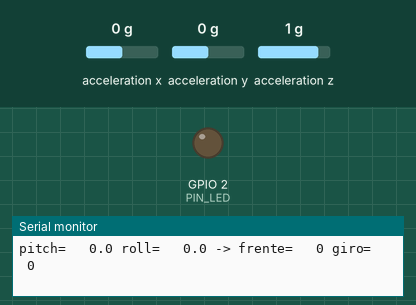
This sketch was run on a simulated ESP32. Shown: output pins drawn as LEDs (lit = HIGH), the last lines printed to the serial monitor. Wiring (inferred from the names in the program): MPU-6050 motion sensor at I2C address 0x68. The inputs (shaded band) are chosen by the test bench; at power-on: acceleration x 0 g, acceleration y 0 g, acceleration z 1 g.

Above: at 2.3 s.
2.4 s: acceleration x set to -0.3 g
At 3.6 s:
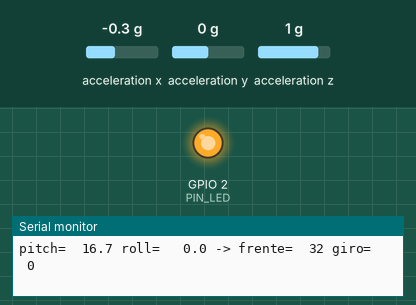
4.0 s: acceleration y set to -1.4 g
6.2 s: acceleration z set to -1.4 g
Timing chart, 0 to 9.2 s (numbered marks = the images above; inputs shaded):
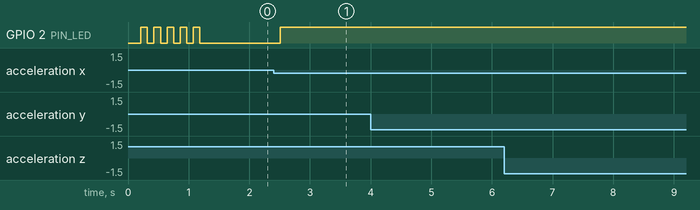

Measured:
- the behaviour switches between -0.1 and -0.2 g on acceleration x (found by bisection; images 0 and 1)
- after the input at 2.4 s, GPIO 2 (PIN_LED): LOW → HIGH after 0.11 s

The sketch:

controle_mpu6050.ino
```cpp
/*
 * CONTROLE POR INCLINACAO (ESP32 + MPU6050) -> Carrinho 2x NEMA 17 via ESP-NOW
 *
 * Inclinar para FRENTE  -> carrinho anda para frente
 * Inclinar para TRAS    -> carrinho anda para tras
 * Inclinar para os LADOS -> carrinho so GIRA no proprio eixo (esquerda/direita)
 * Quanto mais inclina, mais rapido (proporcional). Controle nivelado = parado.
 *
 * LIGACAO DO MPU6050 (ESP32 DevKit):
 *   VCC -> 3V3     GND -> GND     SDA -> GPIO21     SCL -> GPIO22
 *   (AD0 solto ou no GND = endereco 0x68)
 *   Monte o modulo com a seta X apontando para a FRENTE do controle e o chip para cima.
 *   Se montar diferente, use INVERTE_FRENTE / INVERTE_GIRO.
 *
 * CALIBRACAO: ao ligar, deixe o controle PARADO na posicao "neutra" (como voce
 * vai segurar) por ~1 s. Essa posicao vira o zero. O LED azul pisca enquanto calibra.
 *
 * Nao precisa de biblioteca extra: o MPU6050 e lido direto pelo Wire.
 */

#include <Wire.h>
#include <WiFi.h>
#include <esp_now.h>
#include <esp_wifi.h>

// ---------- Pacote (IGUAL ao do carrinho_espnow.ino) ----------
const uint32_t MAGICO = 0x0C7AB07E;  // troque nos DOIS codigos se tiver outro robo por perto
typedef struct __attribute__((packed)) {
  uint32_t magico;
  int8_t   frente;   // -100 (tras) .. +100 (frente)
  int8_t   giro;     // -100 (esquerda) .. +100 (direita)
  uint8_t  seq;
} Pacote;

// Broadcast: nao precisa descobrir o MAC do carrinho. O campo "magico" filtra.
uint8_t DESTINO[] = {0xFF, 0xFF, 0xFF, 0xFF, 0xFF, 0xFF};
const int CANAL_WIFI = 1;            // tem que ser o mesmo no carrinho

// ---------- MPU6050 ----------
const uint8_t MPU_ADDR = 0x68;
const int PIN_SDA = 21;
const int PIN_SCL = 22;

// ---------- Ajustes do controle ----------
const float ZONA_MORTA_GRAUS = 8.0;   // abaixo disso = parado (evita tremida da mao)
const float ANGULO_MAX_GRAUS = 35.0;  // inclinacao que da 100% de velocidade
const float FILTRO = 0.2;             // 0..1  menor = mais suave (e mais atrasado)
const bool  INVERTE_FRENTE = false;   // troque se frente/tras sair ao contrario
const bool  INVERTE_GIRO   = false;   // troque se esquerda/direita sair ao contrario
const unsigned long PERIODO_ENVIO_MS = 40;  // 25 pacotes/s

// Botao opcional de "homem-morto": so anda enquanto segura (GPIO -> botao -> GND).
const bool USAR_BOTAO = false;
const int  PIN_BOTAO  = 13;

const int PIN_LED = 2;  // LED azul do DevKit

float pitchZero = 0, rollZero = 0;
float pitchF = 0, rollF = 0;
uint8_t seq = 0;

void mpuEscreve(uint8_t reg, uint8_t val) {
  Wire.beginTransmission(MPU_ADDR);
  Wire.write(reg);
  Wire.write(val);
  Wire.endTransmission();
}

// Le o acelerometro e devolve pitch/roll em graus. Retorna false se o MPU nao responder.
bool lerAngulos(float &pitch, float &roll) {
  Wire.beginTransmission(MPU_ADDR);
  Wire.write(0x3B);  // ACCEL_XOUT_H
  if (Wire.endTransmission(false) != 0) return false;
  if (Wire.requestFrom(MPU_ADDR, (uint8_t)6) != 6) return false;
  uint8_t b[6];
  for (int i = 0; i < 6; i++) b[i] = Wire.read();  // le em ordem (H, L) de cada eixo
  int16_t ax = (int16_t)((b[0] << 8) | b[1]);
  int16_t ay = (int16_t)((b[2] << 8) | b[3]);
  int16_t az = (int16_t)((b[4] << 8) | b[5]);
  // Controle de mao quase parado: a gravidade domina, o acelerometro basta.
  pitch = atan2f(-(float)ax, sqrtf((float)ay * ay + (float)az * az)) * 57.2958f;
  roll  = atan2f((float)ay, (float)az) * 57.2958f;
  return true;
}

// Converte angulo em -100..100 com zona morta e saturacao.
int8_t anguloParaPct(float ang) {
  float a = fabsf(ang);
  if (a < ZONA_MORTA_GRAUS) return 0;
  float pct = (a - ZONA_MORTA_GRAUS) / (ANGULO_MAX_GRAUS - ZONA_MORTA_GRAUS) * 100.0f;
  if (pct > 100) pct = 100;
  if (pct < 1) pct = 1;
  return (int8_t)(ang > 0 ? pct : -pct);
}

void calibrar() {
  float sp = 0, sr = 0;
  int n = 0;
  for (int i = 0; i < 100; i++) {
    float p, r;
    if (lerAngulos(p, r)) { sp += p; sr += r; n++; }
    digitalWrite(PIN_LED, (i / 10) % 2);
    delay(10);
  }
  if (n > 0) { pitchZero = sp / n; rollZero = sr / n; }
  pitchF = rollF = 0;
  digitalWrite(PIN_LED, LOW);
}

void setup() {
  Serial.begin(115200);
  pinMode(PIN_LED, OUTPUT);
  if (USAR_BOTAO) pinMode(PIN_BOTAO, INPUT_PULLUP);

  Wire.begin(PIN_SDA, PIN_SCL);
  Wire.setClock(400000);
  mpuEscreve(0x6B, 0x00);  // PWR_MGMT_1: acorda o MPU
  mpuEscreve(0x1C, 0x00);  // ACCEL_CONFIG: +-2g
  mpuEscreve(0x1A, 0x04);  // CONFIG: filtro passa-baixa interno ~20 Hz
  delay(100);

  float p, r;
  while (!lerAngulos(p, r)) {  // sem MPU: pisca rapido e nao envia nada
    Serial.println("MPU6050 nao encontrado (confira SDA=21, SCL=22, 3V3, GND)");
    digitalWrite(PIN_LED, !digitalRead(PIN_LED));
    delay(100);
  }
  calibrar();

  WiFi.mode(WIFI_STA);
  WiFi.disconnect();
  esp_wifi_set_channel(CANAL_WIFI, WIFI_SECOND_CHAN_NONE);
  if (esp_now_init() != ESP_OK) {
    Serial.println("Falha no esp_now_init");
    ESP.restart();
  }
  esp_now_peer_info_t peer = {};
  memcpy(peer.peer_addr, DESTINO, 6);
  peer.channel = CANAL_WIFI;
  peer.encrypt = false;
  esp_now_add_peer(&peer);

  Serial.println("Controle pronto.");
}

void loop() {
  static unsigned long ultimoEnvio = 0;
  if (millis() - ultimoEnvio < PERIODO_ENVIO_MS) return;
  ultimoEnvio = millis();

  Pacote pk;
  pk.magico = MAGICO;
  pk.seq = seq++;
  pk.frente = 0;
  pk.giro = 0;

  float p, r;
  bool ok = lerAngulos(p, r);
  bool liberado = !USAR_BOTAO || digitalRead(PIN_BOTAO) == LOW;

  if (ok) {
    pitchF += FILTRO * ((p - pitchZero) - pitchF);
    rollF  += FILTRO * ((r - rollZero)  - rollF);
    if (liberado) {
      // Com X para frente: bico para baixo = pitch positivo = frente;
      // lado direito para baixo = roll positivo = gira para a direita.
      int8_t f = anguloParaPct(pitchF);
      int8_t g = anguloParaPct(rollF);
      pk.frente = INVERTE_FRENTE ? -f : f;
      pk.giro   = INVERTE_GIRO   ? -g : g;
    }
  }
  // Se o MPU falhar, manda 0/0 (para). Se o controle desligar, o carrinho para pelo timeout.
  esp_now_send(DESTINO, (uint8_t *)&pk, sizeof(pk));
  digitalWrite(PIN_LED, (pk.frente || pk.giro) ? HIGH : LOW);

  static uint8_t cont = 0;
  if (++cont >= 10) {  // ~4x por segundo no Serial Monitor, para ajustar
    cont = 0;
    Serial.printf("pitch=%6.1f roll=%6.1f -> frente=%4d giro=%4d%s\n",
                  pitchF, rollF, pk.frente, pk.giro, ok ? "" : "  [MPU FALHOU]");
  }
}
```
